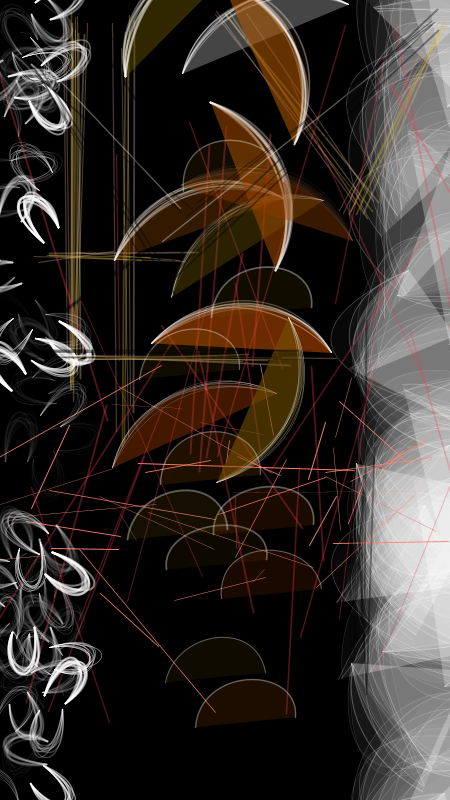
Frame 1 (no input)
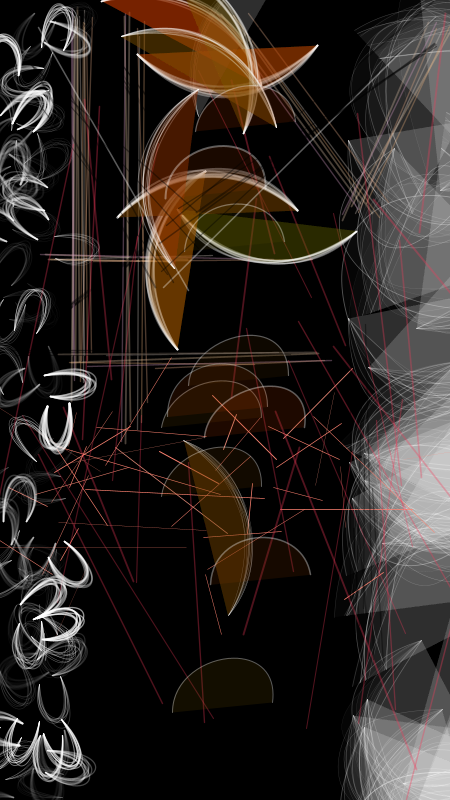
Frame 2 (the mouse pressed at the canvas centre, redrawn once)

The Processing sketch that drew these frames (run headless with seeded random() and noise(); the mouse was pressed at the canvas centre and the sketch redrawn once):

// Processing sketch: processing_74177
// ── processing_74177.pde



void setup()
{

 noLoop(); 
 background(0);
 size(450,800);
 smooth(); 
}

void draw()
{
background(0);
pushMatrix();
strokeWeight(2);
stroke(0,30);
fill(255,random(5,10));
//white fill bez
  for(int j = 0;j <30;j++)
  {
  pushMatrix();
  translate(random(450,400),random(1,800+j*9));
  rotate(random(PI,PI*9));

 for(int i =0; i < 10; i++)
{
 strokeWeight(random(.1,1));
 stroke(255,random(30+i*3,50+i*5));
 float x1 = -100;
 float x2 = 100;
 float cx1 = -50;
 float cy1 = -100;
 float cx2 = 50;
 float cy2 = -100;
 bezier(x1+random(-20,20),20,  cx1+random(-60,60+i*5),cy1+random(-20,1),   cx2+random(-60,60+i*5),cy2+random(-60,1),    x2,20); 
} 

popMatrix();
  }  
  
  
  
  for(int s=0; s < 6; s++)
{
 pushMatrix();
 translate(random(10,30), random(0,3));
 stroke(random(200,220+s*3),random(150,200+s*3),random(30,180+s*3),90);
 strokeWeight(random(1,2));  
 //Horizontal straight
 line(random(200,300+s*20), random(350,360+s*1.5), random(30,40+s*20),random(350,360+s*1.5));
 
 pushMatrix();
 line(random(100,200+s*20), random(250,260+s*1.5), random(20,30+s*10),random(250,260+s*1.5));
 translate(100,90);
 popMatrix();
 

// vertical straight

line(random(50,55+s*2), random(350,400),random(50,56+s*2),random(5,20+s*5));
line(random(50,55+s*2), random(350,400),random(50,56+s*2),random(5,20+s*5));
line(random(100,110+s*2), random(400,450),random(100,110+s*2),random(10,30+s*5));
line(random(340,350+s*3),random(200,220),random(200,210+s*3),random(10,15));
line(random(400,430),random(20,30),random(320,340),random(200,220));
 popMatrix();
 pushMatrix();
 translate(-150,-30);
  stroke(0,99);
 line(random(340,350+s*3),random(200,220),random(200,210+s*3),random(10,15));
 line(random(400,430),random(20,30),random(320,340),random(200,220));
 strokeWeight(2);
 stroke(0,99);
 popMatrix();
 line(random(200,210),random(200,210),random(10,15),random(350,340));
}

//funky orange lines
for(int q=0; q < 40; q++)
{
pushMatrix();  
translate(random(-200,200), random(300,450));
//stroke(random(120,150+q*3),random(110,120+q*3),random(130,180+q*3),90);
stroke(random(200+q*4,270),131,113); 
strokeWeight(random(.1,1));
line(random(100,300+q*2), random(100,150),random(100,300+q*2),random(30,70+q*5));
popMatrix();
}

for(int y=0; y < 40; y++)
{
pushMatrix();  
translate(random(-200,400), random(-100,350));
 
 strokeWeight(random(1,2)); 
stroke(244,56,89,random(80,90));
line(random(100,300+y*2), random(100,150),random(100,300+y*2),random(300,400+y*5));
popMatrix();
noStroke();
}  
//brown fill bez
  for(int r =0; r < 10; r++)
{
 pushMatrix();
 translate(width/2+random(-50,50),random(0,300+r*30));
 rotate(random(PI,PI*9));
 strokeWeight(random(.1,2));
 stroke(255,random(80,90));
 float zx1 = -90;
 float zx2 = 90;
 float zcx1 = -40;
 float zcy1 = -50;
 float zcx2 = 40;
 float zcy2 = -50;
 for(int t = 0;t <10;t++)
bezier(zx1,10,  zcx1+random(-10,10),zcy1+random(-10,10), zcx2+random(-10,10),zcy2+random(-10,10), zx2,0);
fill(random(100,204), random(50,102), 0,random(10,25)); 
 popMatrix();
}
noStroke();
noFill();

//beznofill
for(int a =0; a < 100; a++)
{
 pushMatrix();
 translate(random(1,60),random(1,700+a*9));
 rotate(random(PI,PI*9));
 strokeWeight(random(.1,2));
 stroke(255,random(10,10+a*2));
 float ax1 = -10;
 float ax2 = 10;
 float acx1 = -40;
 float acy1 = -50;
 float acx2 = 10;
 float acy2 = -50;
 for(int t = 0;t <10;t++)
bezier(ax1,10,  acx1+random(-10,10),acy1+random(-10,10), acx2+random(-10,10),acy2+random(-10,10), ax2,0);
noFill();
 popMatrix();
}

//brown littlefill bez
   for(int i =0; i < 10; i++)
{
  pushMatrix();
translate(width/2+random(-50,50),random(100,800));

 fill(random(100,204), random(50,102), 0,random(30,45));
 strokeWeight(random(1,2));
 stroke(255,90);
 float x1 = -50;
 float x2 = 50;
 float cx1 = -50;
 float cy1 = -50;
 float cx2 = 50;
 float cy2 = -60;
 bezier(x1,10,  cx1+random(-10,10),cy1+random(-10,10),   
 cx2+random(-10,10),cy2+random(-10,10),    x2,0); 
popMatrix();

}
  
for(int i = 0;i < 6; i++)
{
strokeWeight(random(1,2));
/*
float x1 = 30;
float y1 = 40;
float x2 = 20;
float y2 = 100;
float x3 = 150;
float x4 = 200;
float y3 = 300;

line(random(x1,y1), random(x2,y2), random(x3,x4), random(x4,y3));
*/

line(random(30,40),random(20,100), random(150,200),random(200,300)); 
line(random(430,440),random(0,50), random(150,200),random(200,300));
stroke(0,99);
}
for(int i = 0;i < 3; i++)
{
line(random(100,350),350+random(i,i*5), random(10,40),350+random(i,i*5));
}
for(int i = 0;i < 8; i++)
{
line(350+random(i,i*5), random(300,550), 350+random(i,i*5), random(600,700));
}
strokeWeight(random(1,2));
stroke(0,99);

for(int i = 0;i < 3; i++)
{
  stroke(0,30);
  line(random(300,350),350+random(i,i*5), random(10,40),350+random(i,i*5));
}


}



/*translate(width/2,height/2);


bezier(90, 10, 20, 90, 0, 10, 0, 0);
line(30, 20, 80, 5);
line(80, 75, 30, 75);
stroke(0, 0, 0);
bezier(30, 20,  80, 5,  80, 75,  30, 75);
popMatrix();
*/
